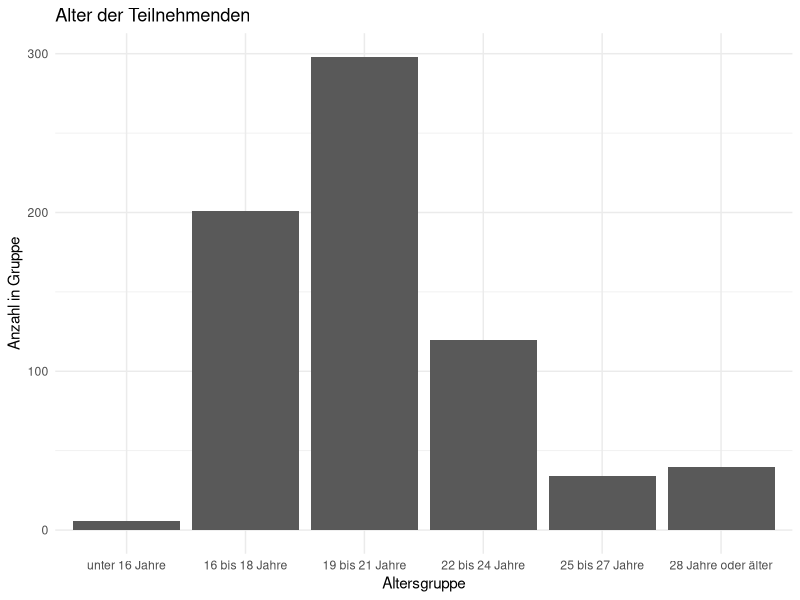
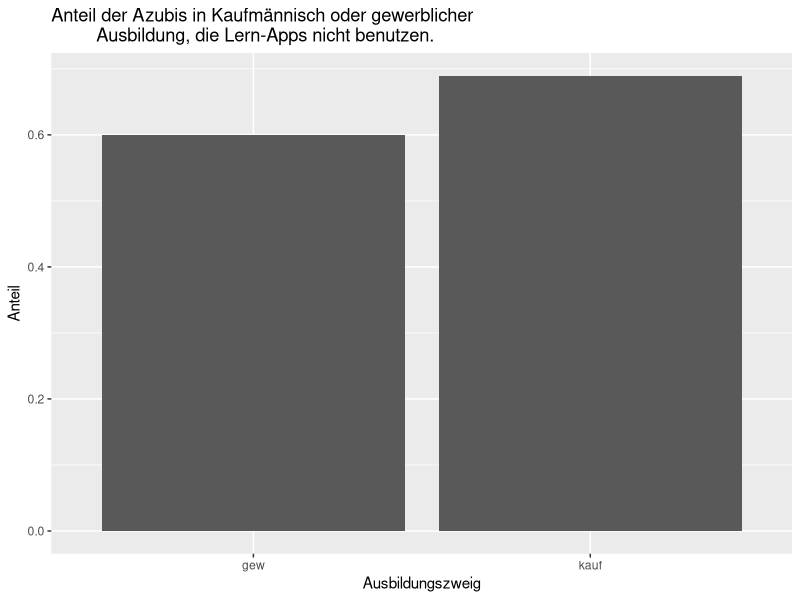
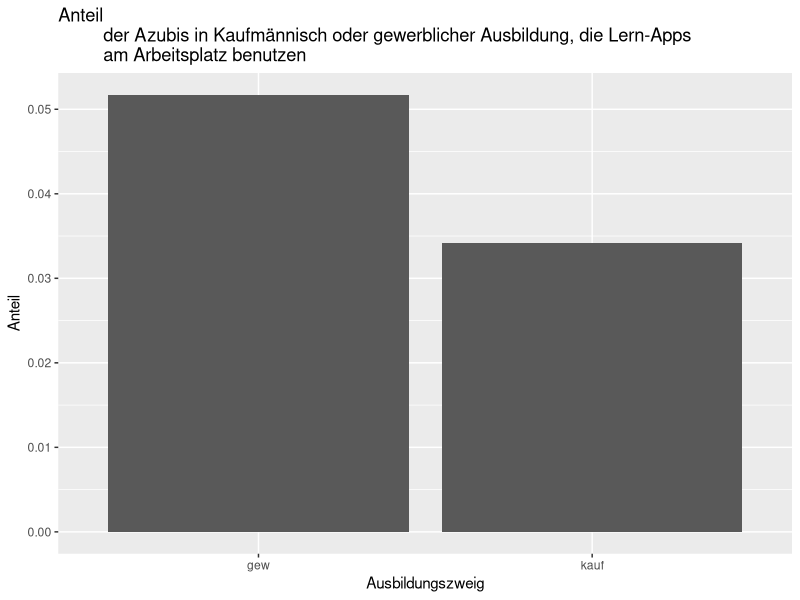
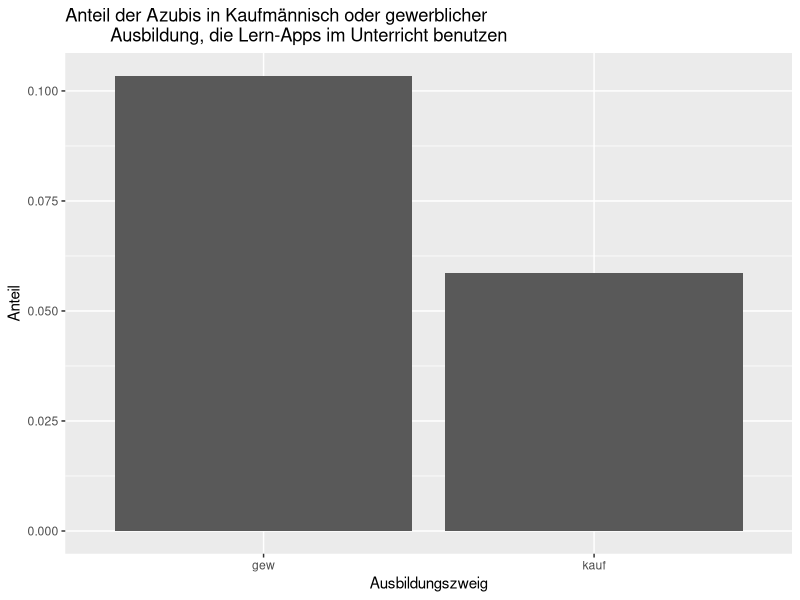
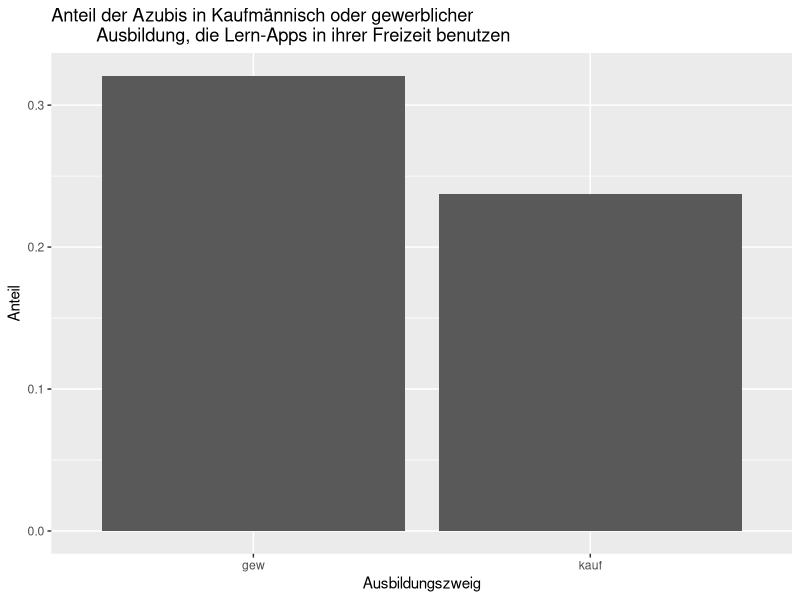
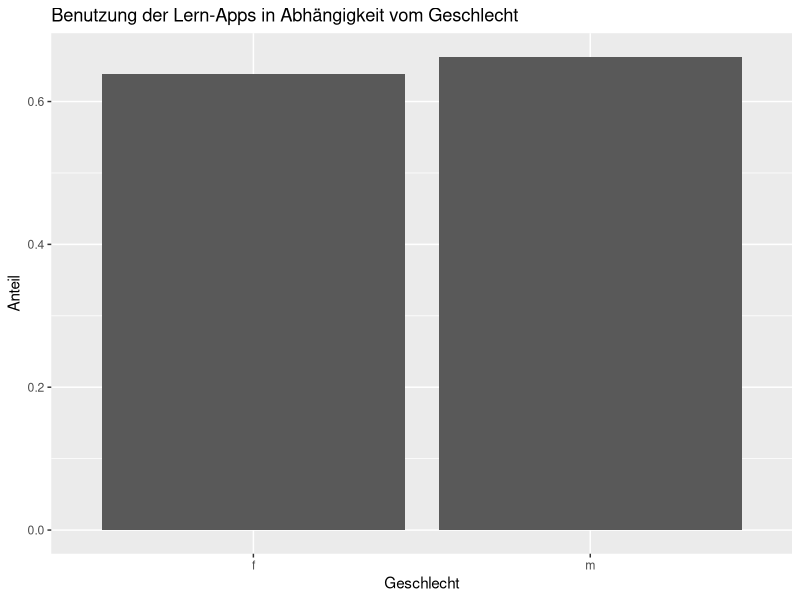
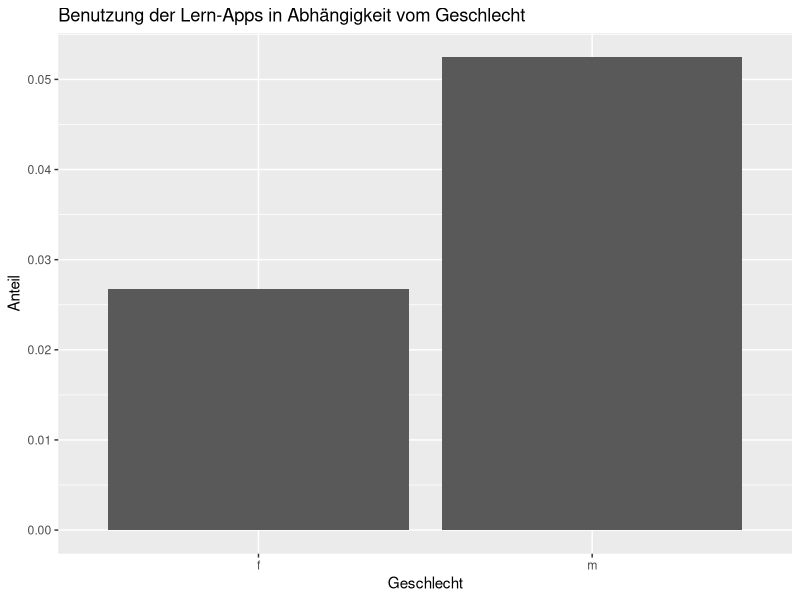
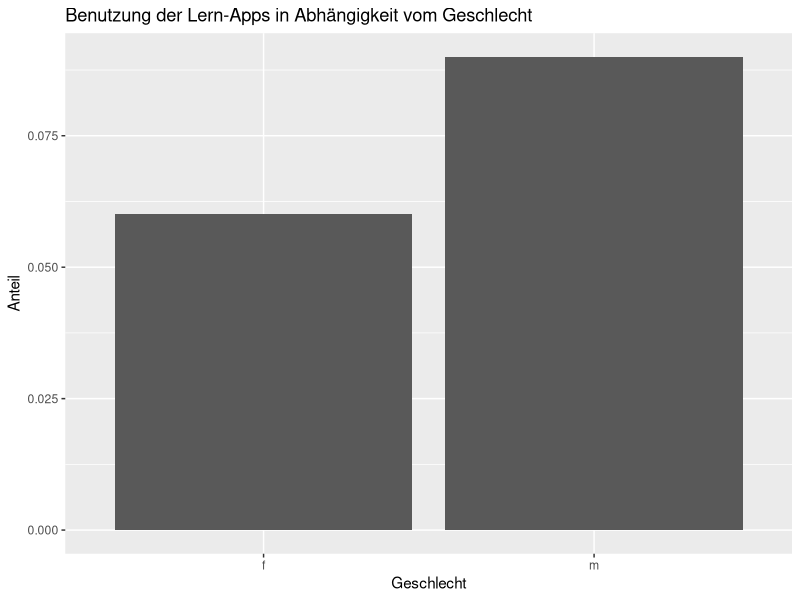

These charts were generated, in order, by the following R code:
library("tidyverse")
library("haven")

getwd()
setwd("~/Desktop/Lena_Sarah_Auswertung")

###############################################################################
#                             reading in the data                             #
###############################################################################
dat <- read_dta("ZA6748_v1-0-0.dta")

###############################################################################
#                            sorting out the data                             #
###############################################################################
dat$sex <- dat$a9_gesch %>% as_factor()
levels(dat$sex) <- list("f" = "weiblich", "m" = "männlich")

dat %>% nrow()

###############################################################################
#      eexclusion; dropping useless columns and giving meaningful names       #
###############################################################################
dat <-
    dat %>%
        mutate(a11 = case_when(a11_kauf == 1 & a11_gew == 0 ~ "kauf",
                               a11_kauf == 0 & a11_gew == 2 ~ "gew",
                               TRUE ~ "sonst"
                               ),
        ) %>%
        select(c(
                 id,
                 sex,
                 a10_alt,
                 a11,
                 starts_with(c("a4_ap",
                               "a6_druck",
                               "a8_selb")
                 )
                 )
        )
             
names(dat) <- c("id",
               "sex",
               "age",
               "kauf_gew",
               "alt_nicht",
               "alt_Unterricht",
               "alt_Arbeitsplatz",
               "alt_Freizeit",
               "a6",
               "a8"
            )

##############################
#  getting the right format  #
##############################

#########
#  age  #
#########
dat$age <-
    dat$age %>%
        as_factor()

########
#  a4  #
########

dat <-
    dat %>%
        mutate(nicht = case_when(alt_nicht == 1 ~ 1,
                               TRUE ~ 0
                               ),
               Unterricht = case_when(alt_Unterricht == 2 ~ 1,
                                      TRUE ~ 0
                                ),
               Arbeitsplatz = case_when(alt_Arbeitsplatz == 3 ~ 1,
                                      TRUE ~ 0
                                ),
               Freizeit = case_when(alt_Freizeit == 4 ~ 1,
                                      TRUE ~ 0
                                ),
        )

dat  <-
    dat %>%
    select(!(starts_with("alt")))

########
#  a6  #
########

dat$a6 <-
    dat$a6 %>%
    as.character() %>%
    # replace_na("0") %>%
    as.numeric

# 4 = stimme überhaupt nicht zu
# 1 = voll und ganz
# 0 = weiß nicht

########
#  a8  #
########

dat$a8 <-
    dat$a8 %>%
    as.character() %>%
    # replace_na("0") %>%
    as.numeric

# 4 = überhaupt nicht
# 1 = motiviert sehr

# dat$a8 <-
#     dat$a8 %>%
#         as_factor()

dat %>% nrow()

dat %>%
    na.omit() %>%
    nrow()

dat <-
    dat %>%
    na.omit()

#########################################################
#  excluding everyone who isn't kaufmännisch oder gew.  #
#########################################################

dat <-
    dat %>%
        subset(
            kauf_gew != "sonst"
        )

dat$kauf_gew <- as.factor(dat$kauf_gew)

###############################################################################
#                           few descriptive things                            #
###############################################################################
####################################################
#  exclusion should be done at this point already  #
####################################################
#########
#  age  #
#########
dat$age %>%
    table()

# unter 16 Jahre     16 bis 18 Jahre     19 bis 21 Jahre     22 bis 24 Jahre     25 bis 27 Jahre 28 Jahre oder älter
#              6                 201                 298                 120                  34                  40

pl_age <-
    dat %>%
        ggplot(aes(age)) +
        geom_bar(stat="count") +
        theme_minimal() +
        labs(title = "Alter der Teilnehmenden",
             x = "Altersgruppe",
             y = "Anzahl in Gruppe"
        )

pl_age

#########
#  sex  #
#########
dat$sex %>%
    table()

  # f   m
# 299 400
#############
#  N vs. n  #
#############

dat %>%
    nrow()
# [1] 1169

###############################################################################
#                                  analysis (a4)                              #
###############################################################################
####################################################
#  aggregating across Kaufmännisch vs. Gewerblich  #
####################################################
# a4_kg <- dat %>%
#     select(kauf_gew, nicht, Unterricht, Arbeitsplatz, Freizeit) %>%
#     group_by(kauf_gew) %>%
#     summarise(across(c(nicht, Unterricht, Arbeitsplatz, Freizeit)
#                      ,mean))

#####################
#  aggregating Sex  #
#####################
# a4_mf <- dat %>%
#     select(sex, nicht, Unterricht, Arbeitsplatz, Freizeit) %>%
#     group_by(sex) %>%
#     summarise(across(c(nicht, Unterricht, Arbeitsplatz, Freizeit)
#                      ,mean))

###############################################################################
#                                 statistics                                  #
###############################################################################

dat %>%
    nrow()

dat %>%
    subset(kauf_gew == "gew") %>%
    nrow()

# 290

dat %>%
    subset(kauf_gew == "kauf") %>%
    nrow()

# 409
#######################################################
#  Unterschied; zwischen Kaufmännisch vs. Gewerblich  #
#######################################################
## H0 : kauf = gew
## H1 : kauf != gew

##################
#  nutzen nicht  #
##################
##################################
#  Testen von Varianzgleichheit  #
##################################
var.test(dat$nicht ~ dat$kauf_gew)

        # F test to compare two variances

# data:  dat$nicht by dat$kauf_gew
# F = 1.1221, num df = 289, denom df = 408, p-value = 0.2854
# alternative hypothesis: true ratio of variances is not equal to 1
# 95 percent confidence interval:
 # 0.908211 1.391904
# sample estimates:
# ratio of variances
        #   1.122127

# F-Test was not significant, equality of variances can be assumed

t.test(dat$nicht ~ dat$kauf_gew, var.equal = TRUE)

        # Two Sample t-test

# data:  dat$nicht by dat$kauf_gew
# t = -2.4548, df = 697, p-value = 0.01434
# alternative hypothesis: true difference in means between group gew and group kauf is not equal to 0
# 95 percent confidence interval:
 # -0.16105837 -0.01791473
# sample estimates:
 # mean in group gew mean in group kauf
        #  0.6000000          0.6894866

################
#  Unterricht  #
################
var.test(dat$Unterricht ~ dat$kauf_gew)

        # F test to compare two variances

# data:  dat$Unterricht by dat$kauf_gew
# F = 1.6808, num df = 289, denom df = 408, p-value = 1.416e-06
# alternative hypothesis: true ratio of variances is not equal to 1
# 95 percent confidence interval:
 # 1.360363 2.084862
# sample estimates:
# ratio of variances
        #   1.680778

t.test(dat$Unterricht ~ dat$kauf_gew, var.equal=FALSE)

        # Welch Two Sample t-test

# data:  dat$Unterricht by dat$kauf_gew
# t = 2.0958, df = 518.86, p-value = 0.03659
# alternative hypothesis: true difference in means between group gew and group kauf is not equal to 0
# 95 percent confidence interval:
 # 0.002803248 0.086733890
# sample estimates:
 # mean in group gew mean in group kauf
        # 0.10344828         0.0586797

##################
#  Arbeitsplatz  #
##################
var.test(dat$Arbeitsplatz ~ dat$kauf_gew)

        # F test to compare two variances

# data:  dat$Arbeitsplatz by dat$kauf_gew
# F = 1.4852, num df = 289, denom df = 408, p-value = 0.0002417
# alternative hypothesis: true ratio of variances is not equal to 1
# 95 percent confidence interval:
 # 1.202074 1.842271
# sample estimates:
# ratio of variances
        #   1.485205

t.test(dat$Arbeitsplatz ~ dat$kauf_gew, var.equal=FALSE)

        # Welch Two Sample t-test

# data:  dat$Arbeitsplatz by dat$kauf_gew
# t = 1.1048, df = 543.13, p-value = 0.2697
# alternative hypothesis: true difference in means between group gew and group kauf is not equal to 0
# 95 percent confidence interval:
 # -0.01361082  0.04859944
# sample estimates:
 # mean in group gew mean in group kauf
        # 0.05172414         0.03422983


##############
#  Freizeit  #
##############
var.test(dat$Freizeit ~ dat$kauf_gew)

        # F test to compare two variances

# data:  dat$Freizeit by dat$kauf_gew
# F = 1.2053, num df = 289, denom df = 408, p-value = 0.08353
# alternative hypothesis: true ratio of variances is not equal to 1
# 95 percent confidence interval:
 # 0.9755627 1.4951254
# sample estimates:
# ratio of variances
        #   1.205343


t.test(dat$Freizeit ~ dat$kauf_gew, var.equal=TRUE)

        # Two Sample t-test

# data:  dat$Freizeit by dat$kauf_gew
# t = 2.4526, df = 697, p-value = 0.01443
# alternative hypothesis: true difference in means between group gew and group kauf is not equal to 0
# 95 percent confidence interval:
 # 0.01666135 0.15039033
# sample estimates:
 # mean in group gew mean in group kauf
        #  0.3206897          0.2371638


########################################
#  Unterschied zwischen Geschlechtern  #
########################################
# H0: m = f
# H1: m != f

##################
#  nutzen nicht  #
##################
var.test(dat$nicht ~ dat$sex)

        # F test to compare two variances

# data:  dat$nicht by dat$sex
# F = 1.0328, num df = 298, denom df = 399, p-value = 0.7615
# alternative hypothesis: true ratio of variances is not equal to 1
# 95 percent confidence interval:
 # 0.8364136 1.2795743
# sample estimates:
# ratio of variances
        #   1.032816

t.test(dat$nicht ~ dat$kauf_gew, var.equal=TRUE)

        # Two Sample t-test

# data:  dat$nicht by dat$kauf_gew
# t = -2.4548, df = 697, p-value = 0.01434
# alternative hypothesis: true difference in means between group gew and group kauf is not equal to 0
# 95 percent confidence interval:
 # -0.16105837 -0.01791473
# sample estimates:
 # mean in group gew mean in group kauf
        #  0.6000000          0.6894866

################
#  Unterricht  #
################
var.test(dat$Unterricht ~ dat$sex)

        # F test to compare two variances

# data:  dat$Unterricht by dat$sex
# F = 0.69139, num df = 298, denom df = 399, p-value = 0.0007749
# alternative hypothesis: true ratio of variances is not equal to 1
# 95 percent confidence interval:
 # 0.5599104 0.8565702
# sample estimates:
# ratio of variances
        #  0.6913857

t.test(dat$Unterricht ~ dat$kauf_gew, var.equal=FALSE)

        # Welch Two Sample t-test

# data:  dat$Unterricht by dat$kauf_gew
# t = 2.0958, df = 518.86, p-value = 0.03659
# alternative hypothesis: true difference in means between group gew and group kauf is not equal to 0
# 95 percent confidence interval:
 # 0.002803248 0.086733890
# sample estimates:
 # mean in group gew mean in group kauf
        # 0.10344828         0.05867971

##################
#  Arbeitsplatz  #
##################
var.test(dat$Arbeitsplatz ~ dat$sex)

        # F test to compare two variances

# data:  dat$Arbeitsplatz by dat$sex
# F = 0.52393, num df = 298, denom df = 399, p-value = 5.821e-09
# alternative hypothesis: true ratio of variances is not equal to 1
# 95 percent confidence interval:
 # 0.4242952 0.6491013
# sample estimates:
# ratio of variances
        #  0.5239259

t.test(dat$Arbeitsplatz ~ dat$kauf_gew, var.equal=FALSE)

        # Welch Two Sample t-test

# data:  dat$Arbeitsplatz by dat$kauf_gew
# t = 1.1048, df = 543.13, p-value = 0.2697
# alternative hypothesis: true difference in means between group gew and group kauf is not equal to 0
# 95 percent confidence interval:
 # -0.01361082  0.04859944
# sample estimates:
 # mean in group gew mean in group kauf
        # 0.05172414         0.03422983

##############
#  Freizeit  #
##############
var.test(dat$Freizeit ~ dat$sex)

        # F test to compare two variances

# data:  dat$Freizeit by dat$sex
# F = 1.0659, num df = 298, denom df = 399, p-value = 0.5521
# alternative hypothesis: true ratio of variances is not equal to 1
# 95 percent confidence interval:
 # 0.8631705 1.3205080
# sample estimates:
# ratio of variances
        #   1.065856

t.test(dat$Freizeit ~ dat$kauf_gew, var.equal=TRUE)

        # Two Sample t-test

# data:  dat$Freizeit by dat$kauf_gew
# t = 2.4526, df = 697, p-value = 0.01443
# alternative hypothesis: true difference in means between group gew and group kauf is not equal to 0
# 95 percent confidence interval:
 # 0.01666135 0.15039033
# sample estimates:
 # mean in group gew mean in group kauf
        #  0.3206897          0.2371638


##########################################################################
#  geg: 4 im Unterricht benutzen, kauf_gew & Sex -> Aufg. 6 und Aufg. 8  #
##########################################################################

########################
#  geg. im Unterricht  #
########################
dat_1 <-
    dat %>%
        subset(Unterricht == 1)

# dat_1 %>%
#     group_by(kauf_gew, sex) %>%
#         summarise(
#         count = n(),
#         mean = mean(a6, na.rm = TRUE),
#         sd = sd(a6, na.rm = TRUE)
#   )

########
#  a6  #
########

a6_anova  <- aov(a6 ~ kauf_gew + sex, dat_1)
summary(a6_anova)

            # Df Sum Sq Mean Sq F value Pr(>F)
# kauf_gew     1    0.3  0.3000   0.411  0.524
# sex          1    0.5  0.5048   0.692  0.409
# Residuals   51   37.2  0.7293

########
#  a8  #
########

a8_anova  <- aov(a8 ~ kauf_gew + sex, dat_1)
summary(a8_anova)

            # Df Sum Sq Mean Sq F value Pr(>F)
# kauf_gew     1   0.01  0.0148   0.023  0.880
# sex          1   0.15  0.1453   0.226  0.637
# Residuals   51  32.82  0.6436

##############################################################
#  Achtung! 6 vs. 8 sind verschieden gepolte Likert Skalen.  #
##############################################################

###############################################################################
#                                   plots                                     #
###############################################################################

#######################################################
#  aggregating across Kaufmännisch vs. Gewerblich  #
#######################################################
a4_kg <- dat %>%
    group_by(kauf_gew) %>%
    summarise(across(c(nicht, Unterricht, Arbeitsplatz, Freizeit)
                     ,mean))

#####################
#  aggregating Sex  #
#####################
a4_mf <- dat %>%
    group_by(sex) %>%
    summarise(across(c(nicht, Unterricht, Arbeitsplatz, Freizeit)
                     ,mean))

##############################
#  Kaufmännisch; Gewerblich  #
##############################

# benutzen nicht #
p_a4_kg_nicht <- a4_kg %>% ggplot(aes(x = kauf_gew, y = nicht)) +
    geom_bar(stat = "identity") +
    labs(title = "Anteil der Azubis in Kaufmännisch oder gewerblicher
         Ausbildung, die Lern-Apps nicht benutzen.",
    x = "Ausbildungszweig",
    y = "Anteil"
    )

p_a4_kg_nicht

# am Arbeitsplatz #
p_a4_kg_ar <- a4_kg %>% ggplot(aes(x = kauf_gew, y = Arbeitsplatz)) +
    geom_bar(stat = "identity") +
    labs(title = "Anteil
         der Azubis in Kaufmännisch oder gewerblicher Ausbildung, die Lern-Apps
         am Arbeitsplatz benutzen",
    x = "Ausbildungszweig",
    y = "Anteil"
    )

p_a4_kg_ar

# im Unterricht #
p_a4_kg_un <- a4_kg %>% ggplot(aes(x = kauf_gew, y = Unterricht)) +
    geom_bar(stat = "identity") +
    labs(title = "Anteil der Azubis in Kaufmännisch oder gewerblicher
         Ausbildung, die Lern-Apps im Unterricht benutzen",
    x = "Ausbildungszweig",
    y = "Anteil"
    )

p_a4_kg_un

# in Freizeit #
p_a4_kg_fr <- a4_kg %>% ggplot(aes(x = kauf_gew, y = Freizeit)) +
    geom_bar(stat = "identity") +
    labs(title = "Anteil der Azubis in Kaufmännisch oder gewerblicher 
         Ausbildung, die Lern-Apps in ihrer Freizeit benutzen",
    x = "Ausbildungszweig",
    y = "Anteil"
    )

p_a4_kg_fr

#########
#  Sex  #
#########


# benutzen nicht #
p_a4_mf_nicht <- a4_mf %>% ggplot(aes(x = sex, y = nicht)) +
    geom_bar(stat = "identity") +
    labs(title = "Benutzung der Lern-Apps in Abhängigkeit vom Geschlecht",
    x = "Geschlecht",
    y = "Anteil"
    )

p_a4_mf_nicht

# am Arbeitsplatz #
p_a4_mf_ab <- a4_mf %>% ggplot(aes(x = sex, y = Arbeitsplatz)) +
    geom_bar(stat = "identity") +
    labs(title = "Benutzung der Lern-Apps in Abhängigkeit vom Geschlecht",
    x = "Geschlecht",
    y = "Anteil"
    )

p_a4_mf_ab

# im Unterricht #
p_a4_mf_un <- a4_mf %>% ggplot(aes(x = sex, y = Unterricht)) +
    geom_bar(stat = "identity") +
    labs(title = "Benutzung der Lern-Apps in Abhängigkeit vom Geschlecht",
    x = "Geschlecht",
    y = "Anteil"
    )

p_a4_mf_un

# in Freizeit #
p_a4_mf_fr <- a4_mf %>% ggplot(aes(x = sex, y = Freizeit), colors = sex) +
    geom_bar(stat = "identity")
    labs(title = "Benutzung der Lern-Apps in Abhängigkeit vom Geschlecht",
    x = "Geschlecht",
    y = "Anteil"
    )

p_a4_mf_fr
